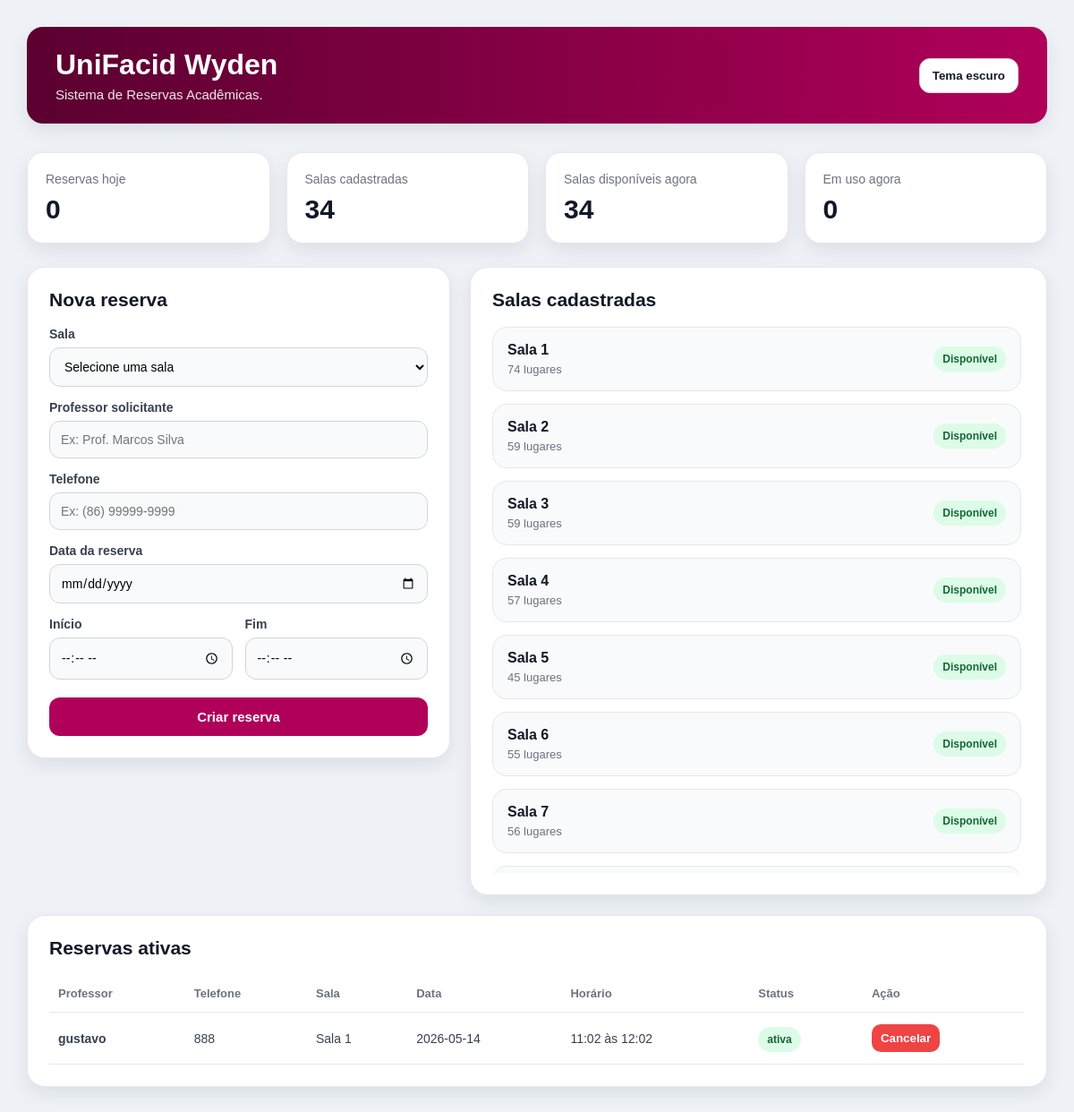
The app's page / (signed in) with its own data.
### reservas/models.py (models this page shows, shortened)
class Sala(models.Model):
    id = models.AutoField(primary_key=True)
    nome = models.TextField()
    capacidade = models.IntegerField()
    class Meta:
        db_table = 'salas'
        managed = False
        ordering = ['id']

class Reserva(models.Model):
    STATUS_CHOICES = [
        ('ativa', 'Ativa'),
        ('cancelada', 'Cancelada'),
    ]
    id = models.AutoField(primary_key=True)
    funcionario = models.ForeignKey(
        Funcionario,
        db_column='funcionario_matricula',
        on_delete=models.CASCADE,
        related_name='reservas',
    )
    sala = models.ForeignKey(
        Sala,
        db_column='sala_id',
        on_delete=models.CASCADE,
        related_name='reservas',
    )
    data = models.TextField()
    hora_inicio = models.TextField()
    hora_fim = models.TextField()
    status = models.TextField(default='ativa', choices=STATUS_CHOICES)
    class Meta:
        db_table = 'reservas'
        managed = False
        ordering = ['data', 'hora_inicio']

class Funcionario(models.Model):
    matricula = models.IntegerField(primary_key=True)
    nome = models.TextField()
    class Meta:
        db_table = 'funcionarios'
        managed = False

### reservas/views.py (the view, shortened to what this page needs)
# urls.py: path('', views.painel, name='painel'),
@login_required
def painel(request):
    hoje = date.today().isoformat()
    agora = datetime.now().strftime('%H:%M')
    salas = Sala.objects.all()
    reservas_ativas = Reserva.objects.select_related('funcionario', 'sala').filter(status='ativa')
    reservas = reservas_ativas.order_by('data', 'hora_inicio')[:20]
    reservas_hoje = reservas_ativas.filter(data=hoje).count()
    em_uso_agora = reservas_ativas.filter(
        data=hoje,
        hora_inicio__lte=agora,
        hora_fim__gt=agora,
    ).count()
    salas_em_uso_ids = set(
        reservas_ativas.filter(
            data=hoje,
            hora_inicio__lte=agora,
            hora_fim__gt=agora,
        ).values_list('sala_id', flat=True)
    )
    total_salas = salas.count()
    salas_disponiveis = total_salas - len(salas_em_uso_ids)
    contexto = {
        'salas': salas,
        'reservas': reservas,
        'reservas_hoje': reservas_hoje,
        'total_salas': total_salas,
        'salas_disponiveis': salas_disponiveis,
        'em_uso_agora': em_uso_agora,
        'salas_em_uso_ids': salas_em_uso_ids,
    }
    return render(request, 'reservas/index.html', contexto)

### reservas/templates/reservas/index.html (shortened to what this page needs)
{% load static %}
<!DOCTYPE html>
<html lang="pt-BR">
<head>
  <link rel="stylesheet" href="{% static 'reservas/style.css' %}">
</head>
<body>
  <main class="content">
    <section class="topbar">
      <div>
        <h2>UniFacid Wyden</h2>
        <p>Sistema de Reservas Acadêmicas.</p>
      </div>
      <button class="theme-btn" id="themeToggle" type="button">Tema escuro</button>
    </section>
    <section class="cards">
      <div class="card">
        <span>Reservas hoje</span>
        <strong>{{ reservas_hoje }}</strong>
      </div>
      <div class="card">
        <span>Salas cadastradas</span>
        <strong>{{ total_salas }}</strong>
      </div>
      <div class="card">
        <span>Salas disponíveis agora</span>
        <strong>{{ salas_disponiveis }}</strong>
      </div>
      <div class="card">
        <span>Em uso agora</span>
        <strong>{{ em_uso_agora }}</strong>
      </div>
    </section>
    <section class="main-grid">
      <div class="panel">
        <h3>Nova reserva</h3>
        <form method="post" action="{% url 'painel' %}">
          <div class="form-group">
            <label for="sala_id">Sala</label>
            <select id="sala_id" name="sala_id" required>
              <option value="">Selecione uma sala</option>
            </select>
          </div>
          <div class="form-group">
            <label for="nome">Professor solicitante</label>
            <input id="nome" name="nome" type="text" placeholder="Ex: Prof. Marcos Silva" required />
          </div>
          <div class="form-group">
            <label for="matricula">Telefone</label>
            <input id="matricula" name="matricula" type="text" placeholder="Ex: (86) 99999-9999" required />
          </div>
          <div class="form-group">
            <label for="data">Data da reserva</label>
            <input id="data" name="data" type="date" required />
          </div>
          <div class="row">
            <div class="form-group">
              <label for="hora_inicio">Início</label>
              <input id="hora_inicio" name="hora_inicio" type="time" required />
            </div>
            <div class="form-group">
              <label for="hora_fim">Fim</label>
              <input id="hora_fim" name="hora_fim" type="time" required />
            </div>
          </div>
          <button class="btn" type="submit">Criar reserva</button>
        </form>
      </div>
      <div class="panel">
        <h3>Salas cadastradas</h3>
        <div class="room-list">
          {% for sala in salas %}
            <div class="room-item">
              <div>
                <h4>{{ sala.nome }}</h4>
                <p>{{ sala.capacidade }} lugares</p>
              </div>
              {% if sala.id in salas_em_uso_ids %}
                <span class="badge busy">Em uso</span>
              {% else %}
                <span class="badge available">Disponível</span>
              {% endif %}
            </div>
          {% empty %}
            <p>Nenhuma sala cadastrada.</p>
          {% endfor %}
        </div>
      </div>
    </section>
    <section class="panel reservations-panel">
      <h3>Reservas ativas</h3>
      <table class="reserved-table">
        <thead>
          <tr>
            <th>Professor</th>
            <th>Telefone</th>
            <th>Sala</th>
            <th>Data</th>
            <th>Horário</th>
            <th>Status</th>
            <th>Ação</th>
          </tr>
        </thead>
        <tbody>
          {% for reserva in reservas %}
            <tr>
              <td class="teacher">{{ reserva.funcionario.nome }}</td>
              <td>{{ reserva.funcionario.matricula }}</td>
              <td>{{ reserva.sala.nome }}</td>
              <td>{{ reserva.data }}</td>
              <td>{{ reserva.hora_inicio }} às {{ reserva.hora_fim }}</td>
              <td><span class="badge available">{{ reserva.status }}</span></td>
              <td>
                <form method="post" action="{% url 'cancelar_reserva' reserva.id %}">
                  <button class="cancel-btn" type="submit">Cancelar</button>
                </form>
              </td>
            </tr>
          {% empty %}
            <tr>
              <td colspan="7">Nenhuma reserva ativa cadastrada.</td>
            </tr>
          {% endfor %}
        </tbody>
      </table>
    </section>
  </main>
</body>
</html>

### reservas/static/reservas/style.css (style rules this page uses)
* { margin: 0; padding: 0; box-sizing: border-box; font-family: Arial, Helvetica, sans-serif; }
body { min-height: 100vh; background: #eef2f7; color: #1f2937; transition: 0.2s; }
.content { padding: 30px; max-width: 1200px; margin: 0 auto; }
.topbar { width: 100%; min-height: 90px; background: linear-gradient( 90deg, #5A0030, #B0005A ); color: white; border-radius: 18px; padding: 24px 32px; display: flex; align-items: center; justify-content: space-between; box-sizing: border-box; margin-bottom: 32px; box-shadow: 0 8px 20px rgba(0,0,0,0.08); }
.topbar h2 { font-size: 32px; margin: 0; font-weight: 700; }
.topbar p { margin-top: 6px; opacity: 0.9; font-size: 15px; }
.theme-btn { border: 1px solid #d1d5db; background: white; color: #111827; padding: 11px 14px; border-radius: 12px; font-weight: bold; cursor: pointer; }
.cards { display: grid; grid-template-columns: repeat(4, 1fr); gap: 18px; margin-bottom: 26px; }
.card, .panel { background: white; border: 1px solid #e5e7eb; box-shadow: 0 8px 20px rgba(15, 23, 42, 0.08); }
.card { padding: 20px; border-radius: 18px; }
.card span { color: #6b7280; font-size: 14px; }
.card strong { display: block; margin-top: 8px; font-size: 30px; color: #111827; }
.main-grid { display: grid; grid-template-columns: 1.1fr 1.5fr; gap: 22px; align-items: start; }
.panel { padding: 24px; border-radius: 20px; }
.panel h3 { margin-bottom: 18px; font-size: 21px; color: #111827; }
.form-group { margin-bottom: 15px; }
label { display: block; margin-bottom: 7px; font-size: 14px; font-weight: bold; color: #374151; }
input, select, textarea { width: 100%; padding: 12px; border: 1px solid #d1d5db; border-radius: 12px; outline: none; font-size: 14px; background: #f9fafb; transition: 0.2s; }
.row { display: grid; grid-template-columns: 1fr 1fr; gap: 14px; }
.btn { width: 100%; border: none; background: #B0005A; color: white; padding: 13px; border-radius: 12px; font-weight: bold; font-size: 15px; cursor: pointer; transition: 0.2s; margin-top: 5px; }
.room-list { display: grid; gap: 14px; max-height: 610px; overflow: auto; padding-right: 4px; }
.room-item { border: 1px solid #e5e7eb; border-radius: 16px; padding: 16px; display: flex; justify-content: space-between; gap: 16px; align-items: center; background: #f9fafb; }
.room-item h4 { font-size: 16px; margin-bottom: 5px; color: #111827; }
.room-item p { font-size: 13px; color: #6b7280; }
.badge { padding: 7px 10px; border-radius: 999px; font-size: 12px; font-weight: bold; white-space: nowrap; }
.available { background: #dcfce7; color: #166534; }
.reservations-panel { margin-top: 22px; }
.reserved-table { width: 100%; border-collapse: collapse; margin-top: 10px; }
.reserved-table th, .reserved-table td { text-align: left; padding: 13px 10px; border-bottom: 1px solid #e5e7eb; font-size: 14px; }
.reserved-table th { color: #6b7280; font-size: 13px; }
.reserved-table td { color: #374151; }
.teacher { font-weight: bold; color: #111827; }
.cancel-btn { border: none; padding: 8px 10px; border-radius: 10px; background: #ef4444; color: white; font-weight: bold; cursor: pointer; }

### records on screen
Sala: nome "Sala 1", capacidade "74", shows "Disponível"
Sala: nome "Sala 2", capacidade "59", shows "Disponível"
Sala: nome "Sala 3", capacidade "59", shows "Disponível"
Sala: nome "Sala 4", capacidade "57", shows "Disponível"
Sala: nome "Sala 5", capacidade "45", shows "Disponível"
Sala: nome "Sala 6", capacidade "55", shows "Disponível"
Sala: nome "Sala 7", capacidade "56", shows "Disponível"
Reserva: funcionario.nome "gustavo", funcionario.matricula "888", sala.nome "Sala 1", data "2026-05-14", hora_inicio "11:02", hora_fim "12:02", status "ativa"

### other values on screen
{{ reservas_hoje }} "0"
{{ total_salas }} "34"
{{ salas_disponiveis }} "34"
{{ em_uso_agora }} "0"
